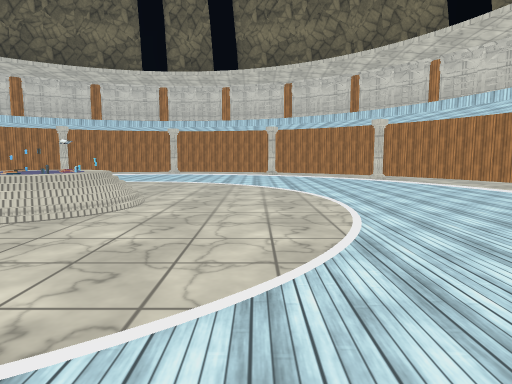
view 1 (above)

16 first-person views from a walk through a 3-D level made in the Unity game engine. The camera is 1.3 m above the floor, tilts 6° down and sees 75° across. The floor is counted in squares, 2 m on a side. Each view is taken from the middle of a square. On the plan, view 1 faces up. The plan holds only what a view shows up to about 10 squares ahead; the rest is blank. The place goes on beyond the plan. Some animated figures are left out. Some surface patterns are stand-ins.

view 2
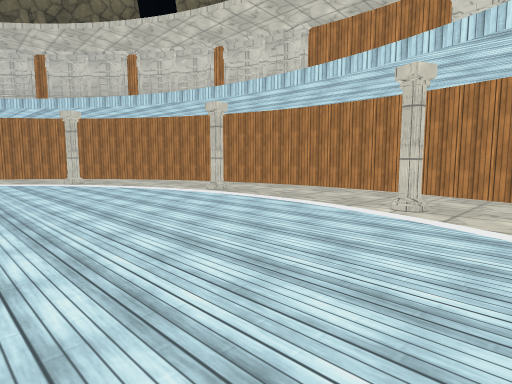

view 3
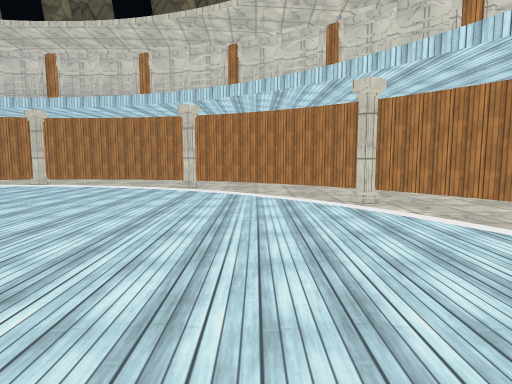

view 4
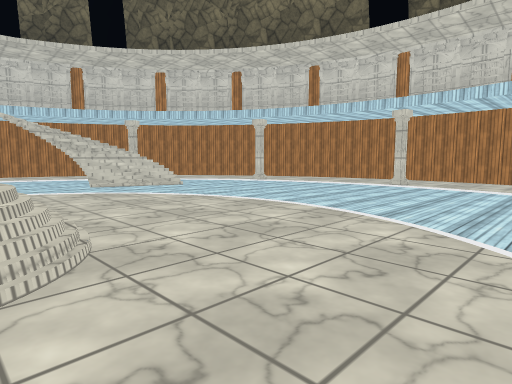

view 5
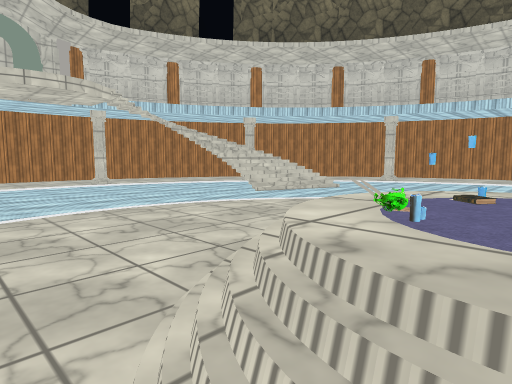

view 6
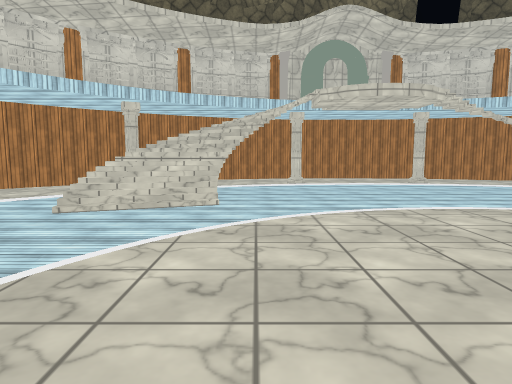

view 7
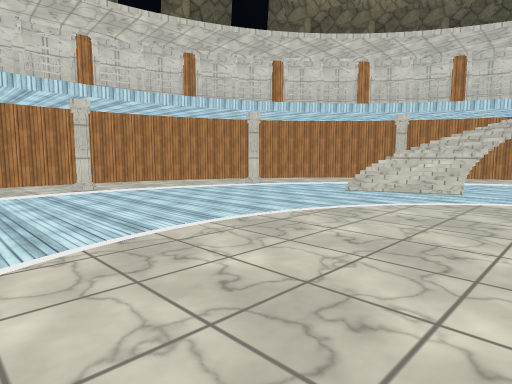

view 8
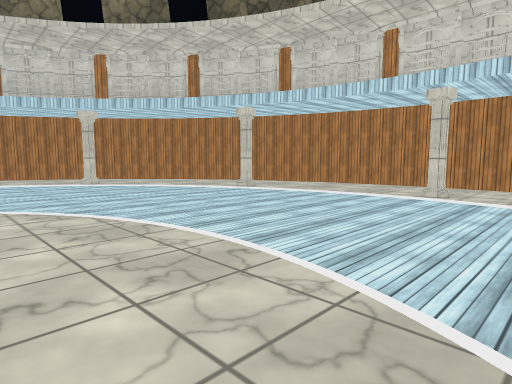

view 9
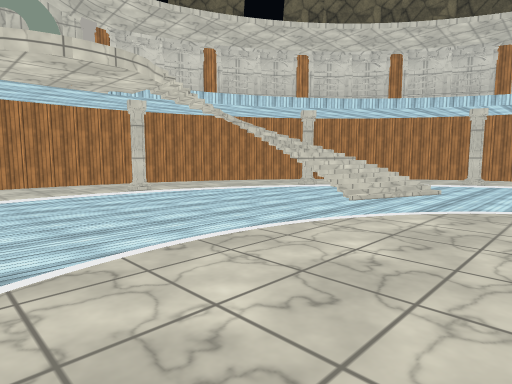

view 10
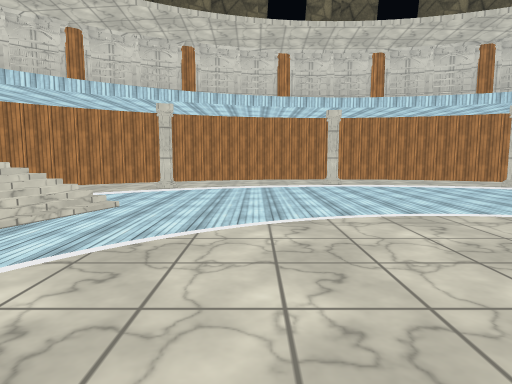

view 11
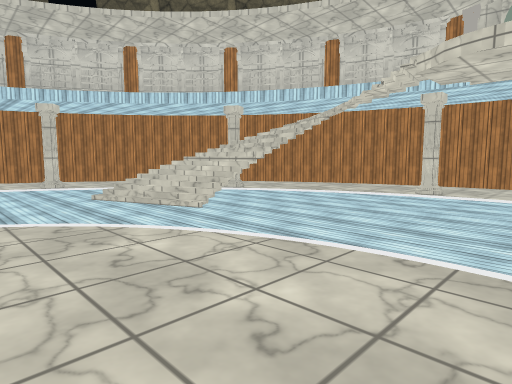

view 12
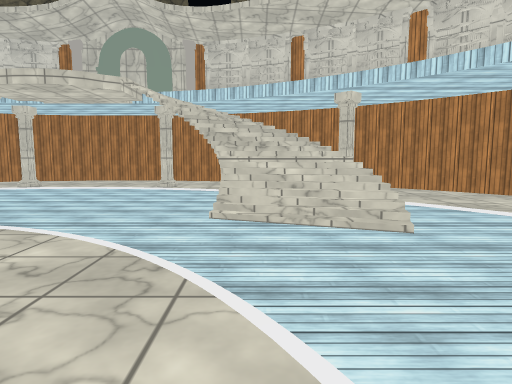

view 13
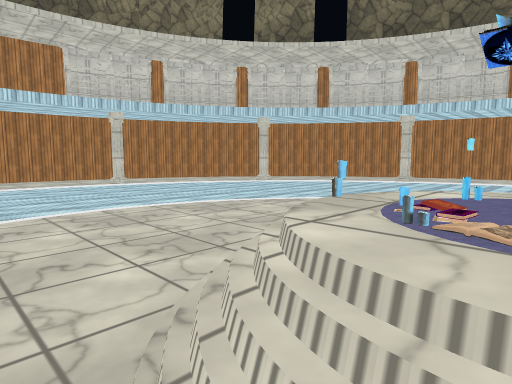

view 14
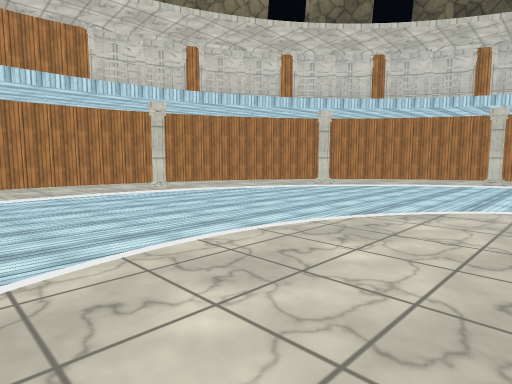

view 15
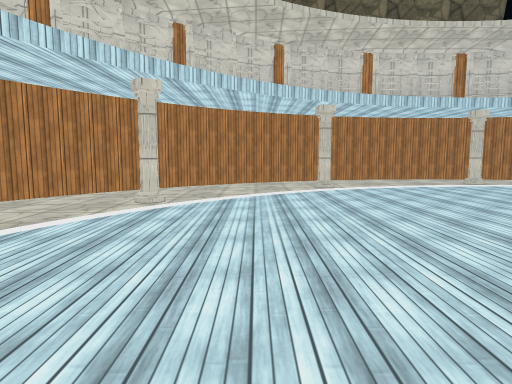

view 16
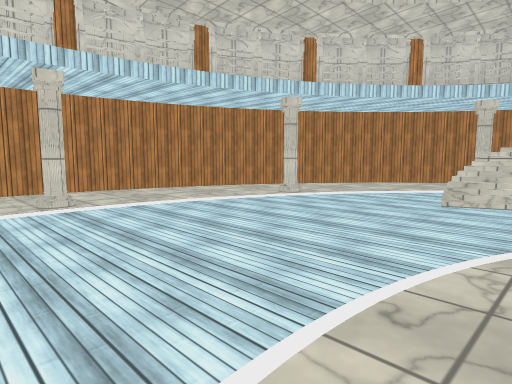

### Floor plan
Key: @ floor where view 1 was taken; # wall or solid block; x gap in a wall; . floor; / step, stairs or slope; C carpet; B books; A candle.
Columns run from 13 left of view 1 to 7 right of it. Each row starts with its distance up from view 1.
 15       #########
 14     ###.......###
 13    ##.....#.....##
 12   ##..#......#...##
 11   #...............#
 10  ###.............x##
  9  #.# //............#
  8  #.x///............#
  7 # .//.............###
  6 #.#.................#
  5 #........CBC........#
  4 #........CAC........#
  3 #.#.................#
  2 # .//.............###
  1  #.////............#
  0  #.#///......@.....#
 -1  ###.............x##
 -2   #...............#
 -3   ##..#......#...##
 -4    ##.....#.....##
 -5     ###.......###
 -6       #########

Positions as (right, up) in squares from view 1, and headings:
1: (0, 0), facing up
2: (1, 1), facing up-right
3: (2, 5), facing up
4: (0, 5), facing up-left
5: (-3, 3), facing up-left
6: (-3, 2), facing left
7: (-1, 3), facing down-left
8: (-5, 2), facing down-right
9: (-5, 3), facing up-left
10: (-5, 5), facing up
11: (-5, 5), facing down-left
12: (-4, 8), facing left
13: (-3, 6), facing down-right
14: (-1, 6), facing down-right
15: (2, 4), facing down
16: (-2, 1), facing down-left
